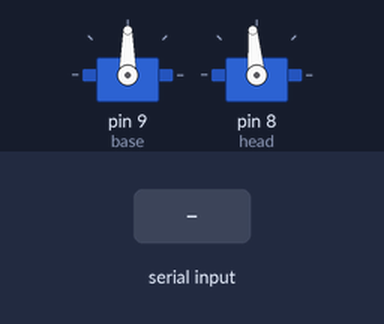
Bench run of a sketch on a simulated Arduino Uno, built with avr-gcc and run on an emulated ATmega328P. On the bench: 2 × servo. The inputs (shaded band) are chosen by the test bench.

Above: at 1.26 s.
1.3 s: "200\n" received over Serial
At 2.5 s:
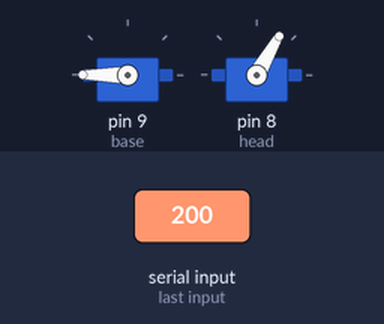
2.8 s: "90,45\n" received over Serial
At 3.25 s:
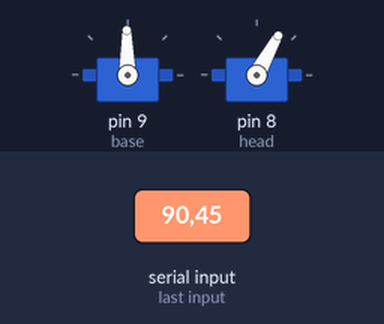
5.8 s: "30,150\n" received over Serial
8.8 s: "90\n" received over Serial
At 8.96 s:
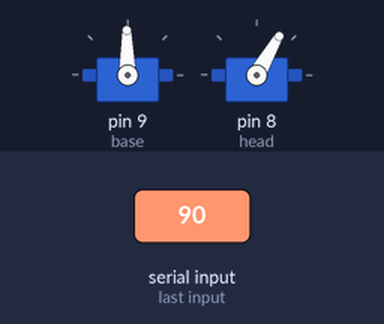
11.8 s: "5\n" received over Serial
Timing chart, 0 to 15.8 s (numbered marks = the images above; inputs shaded):
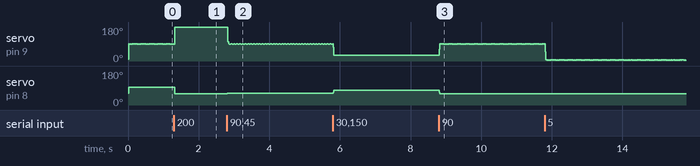

Measured:
- after the input at 1.3 s, servo on pin 8 (head): 95° → 60° at once
- after the input at 2.8 s, servo on pin 9 (base): 180° → 101° at once, then repeats every 0.06 s: 91° 0.02 s, 90° 0.04 s; servo on pin 8 (head): alternates 62° for 0.04 s and 61° for 0.04 s, starting at once
- after the input at 8.8 s, servo on pin 8 (head): 79° → 60° at once

The sketch:

Servos.ino
```cpp
#include <Servo.h>

Servo base;  // create servo object to control a servo
Servo head;  // create servo object to control a servo
// a maximum of eight servo objects can be created

int pos1 = 90;    // variable to store the servo position
int pos2 = 90;    // variable to store the servo position
int currentPos1 = 9;
int currentPos2 = 9;
int vel = 1;
int threshold = 10;

const byte numChars = 32;
char receivedChars[numChars];   // an array to store the received data

boolean newData = false;


void setup()  {
  base.attach(9);  // attaches the servo on pin 9 to the servo object
  head.attach(8);
  Serial.begin(9600);
  base.write(90);
  head.write(90);
}


void loop() {
  recvWithEndMarker();
  showNewData();
  currentPos1 += vel * signum(pos1-currentPos1);
  currentPos2 += vel * signum(pos2-currentPos2);
  base.write(currentPos1);

  int mapped = map(currentPos2, 0, 180, 60, 130);
  head.write(mapped);

}

void recvWithEndMarker() {
  static byte ndx = 0;
  char endMarker = '\n';
  char rc;

  while (Serial.available() > 0 && newData == false) {
    rc = Serial.read();
    if (rc != endMarker) {
      receivedChars[ndx] = rc;
      ndx++;
      if (ndx >= numChars) {
        ndx = numChars - 1;
      }
    }
    else {
      receivedChars[ndx] = '\0'; // terminate the string
      ndx = 0;
      newData = true;
    }
  }
}

void showNewData() {
  if (newData == true) {
    String in = String(receivedChars);
    pos1 = in.substring(0, 3).toInt();
    pos2 = in.substring(4, 7).toInt();
    newData = false;
  }
}

int signum(int num) {
  if (num >= 0) return 1;
  return -1;
}
```
